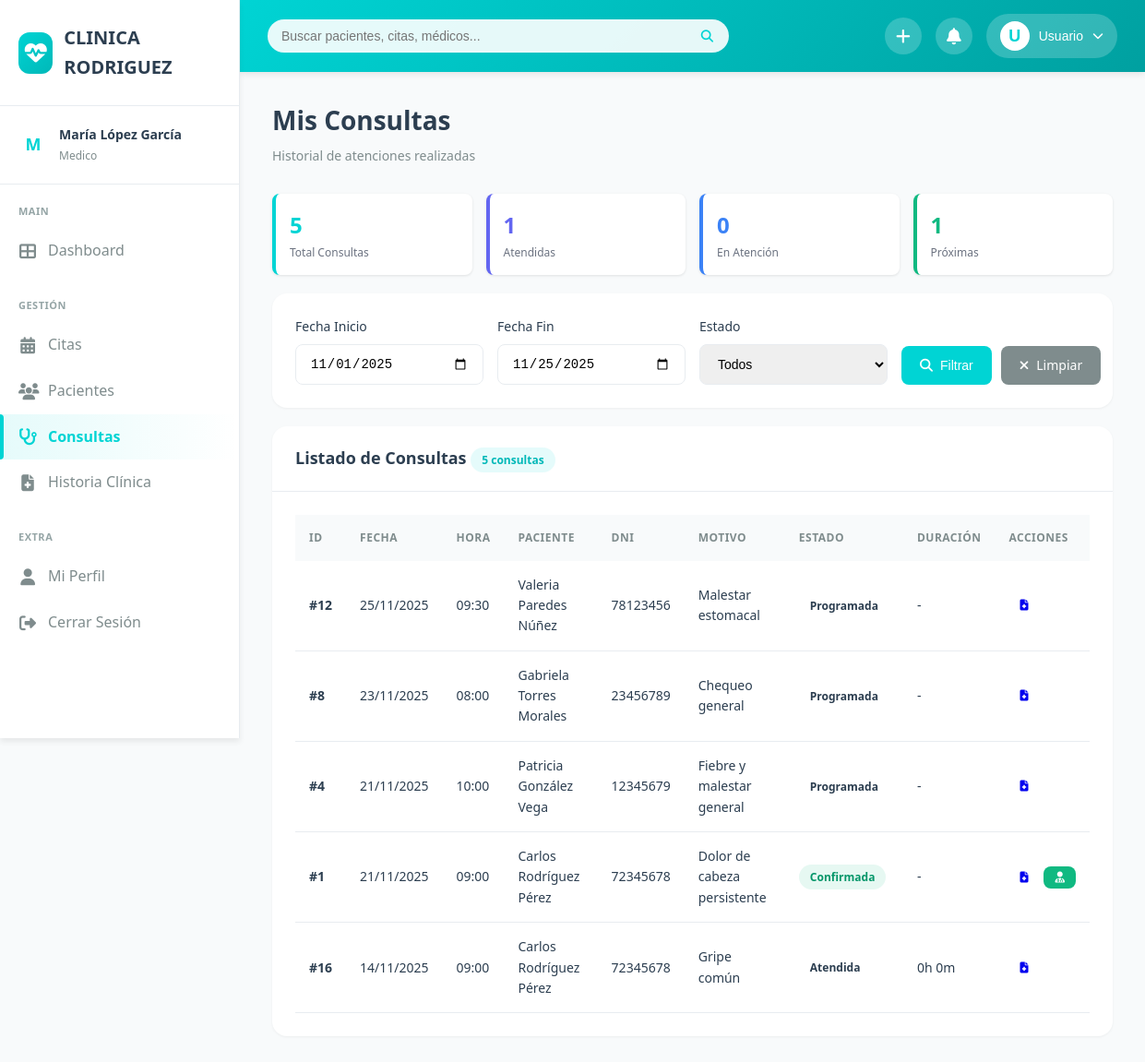
The page /consultas.php (signed in) on the database its author committed.
### tables this page shows
CREATE TABLE `citas` (
  `id` int(11) NOT NULL,
  `paciente_id` int(11) NOT NULL,
  `medico_id` int(11) NOT NULL,
  `fecha` date NOT NULL,
  `hora` time NOT NULL,
  `tipo_cita` enum('consulta','control','emergencia','otro') DEFAULT 'consulta',
  `estado` enum('programada','confirmada','en_atencion','atendida','cancelada','ausente') DEFAULT 'programada',
  `recordatorio_enviado` tinyint(1) DEFAULT 0,
  `motivo_consulta` text DEFAULT NULL,
  `observaciones` text DEFAULT NULL,
  `hora_llegada` datetime DEFAULT NULL,
  `hora_atencion` datetime DEFAULT NULL,
  `hora_finalizacion` datetime DEFAULT NULL,
  `usuario_registro_id` int(11) DEFAULT NULL,
  `fecha_registro` timestamp NOT NULL DEFAULT current_timestamp(),
  `fecha_modificacion` timestamp NOT NULL DEFAULT current_timestamp() ON UPDATE current_timestamp()
);

CREATE TABLE `pacientes` (
  `id` int(11) NOT NULL,
  `dni` varchar(20) NOT NULL,
  `nombre` varchar(100) NOT NULL,
  `apellido` varchar(100) NOT NULL,
  `fecha_nacimiento` date NOT NULL,
  `sexo` enum('M','F') NOT NULL,
  `telefono` varchar(20) DEFAULT NULL,
  `email` varchar(100) DEFAULT NULL,
  `direccion` text DEFAULT NULL,
  `seguro_id` int(11) DEFAULT NULL,
  `numero_poliza` varchar(50) DEFAULT NULL,
  `estado` enum('activo','inactivo') DEFAULT 'activo',
  `fecha_registro` timestamp NOT NULL DEFAULT current_timestamp()
);

### public/consultas.php (the view, shortened to what this page needs)
<?php
$database = new Database();
$db = $database->getConnection();
$user_id = getUserId();
$query_medico = "SELECT id FROM medicos WHERE usuario_id = :usuario_id";
$stmt_medico = $db->prepare($query_medico);
$stmt_medico->execute([':usuario_id' => $user_id]);
$medico_data = $stmt_medico->fetch(PDO::FETCH_ASSOC);
$medico_id = $medico_data['id'];
$fecha_inicio = $_GET['fecha_inicio'] ?? date('Y-m-01');
$fecha_fin = $_GET['fecha_fin'] ?? date('Y-m-d');
$query = "SELECT
          c.id,
          c.fecha,
          c.hora,
          c.estado,
          c.tipo_cita,
          c.motivo_consulta,
          c.hora_llegada,
          c.hora_atencion,
          c.hora_finalizacion,
          CONCAT(p.nombre, ' ', p.apellido) as paciente_nombre,
          p.dni as paciente_dni,
          p.id as paciente_id
          FROM citas c
          INNER JOIN pacientes p ON c.paciente_id = p.id
          WHERE c.medico_id = :medico_id
          AND c.fecha BETWEEN :fecha_inicio AND :fecha_fin";
$query .= " ORDER BY c.fecha DESC, c.hora DESC";
$stmt = $db->prepare($query);
$params = [
    ':medico_id' => $medico_id,
    ':fecha_inicio' => $fecha_inicio,
    ':fecha_fin' => $fecha_fin
];
$stmt->execute($params);
$consultas = $stmt->fetchAll(PDO::FETCH_ASSOC);
?>
<!DOCTYPE html>
<html lang="es">
<head>
    <link rel="stylesheet" href="css/styles.css">
    <link rel="stylesheet" href="https://cdnjs.cloudflare.com/ajax/libs/font-awesome/6.4.0/css/all.min.css">
</head>
<body>
    <div class="main-wrapper">
        <?php include '../includes/sidebar.php'; ?>
        <div class="main-content">
            <?php include '../includes/header.php'; ?>
            <div class="dashboard-content">
                <div class="page-header">
                    <div>
                        <h1 class="page-title">Mis Consultas</h1>
                        <p class="page-subtitle">Historial de atenciones realizadas</p>
                    </div>
                </div>
                <div style="display: grid; grid-template-columns: repeat(auto-fit, minmax(200px, 1fr)); gap: 15px; margin-bottom: 20px;">
                    <div style="background: white; padding: 15px; border-radius: 8px; border-left: 4px solid #00D4D4; box-shadow: 0 1px 3px rgba(0,0,0,0.1);">
                        <div style="font-size: 24px; font-weight: bold; color: #00D4D4;">
                            <?php echo count($consultas); ?>
                        </div>
                        <div style="font-size: 12px; color: #6B7280;">Total Consultas</div>
                    </div>
                    <div style="background: white; padding: 15px; border-radius: 8px; border-left: 4px solid #6366F1; box-shadow: 0 1px 3px rgba(0,0,0,0.1);">
                        <div style="font-size: 24px; font-weight: bold; color: #6366F1;">
                            <?php echo count(array_filter($consultas, fn($c) => $c['estado'] === 'atendida')); ?>
                        </div>
                        <div style="font-size: 12px; color: #6B7280;">Atendidas</div>
                    </div>
                    <div style="background: white; padding: 15px; border-radius: 8px; border-left: 4px solid #3B82F6; box-shadow: 0 1px 3px rgba(0,0,0,0.1);">
                        <div style="font-size: 24px; font-weight: bold; color: #3B82F6;">
                            <?php echo count(array_filter($consultas, fn($c) => $c['estado'] === 'en_atencion')); ?>
                        </div>
                        <div style="font-size: 12px; color: #6B7280;">En Atención</div>
                    </div>
                    <div style="background: white; padding: 15px; border-radius: 8px; border-left: 4px solid #10B981; box-shadow: 0 1px 3px rgba(0,0,0,0.1);">
                        <div style="font-size: 24px; font-weight: bold; color: #10B981;">
                            <?php echo count(array_filter($consultas, fn($c) => $c['estado'] === 'confirmada')); ?>
                        </div>
                        <div style="font-size: 12px; color: #6B7280;">Próximas</div>
                    </div>
                </div>
                <div class="card mb-2">
                    <div class="card-body">
                        <form method="GET" style="display: grid; grid-template-columns: repeat(auto-fit, minmax(200px, 1fr)); gap: 15px; align-items: end;">
                            <div class="form-group" style="margin: 0;">
                                <label class="form-label">Fecha Inicio</label>
                                <input type="date" name="fecha_inicio" class="form-control" value="<?php echo $fecha_inicio; ?>">
                            </div>
                            <div class="form-group" style="margin: 0;">
                                <label class="form-label">Fecha Fin</label>
                                <input type="date" name="fecha_fin" class="form-control" value="<?php echo $fecha_fin; ?>">
                            </div>
                            <div class="form-group" style="margin: 0;">
                                <label class="form-label">Estado</label>
                                <select name="estado" class="form-control">
                                    <option value="">Todos</option>
                                </select>
                            </div>
                            <div style="display: flex; gap: 10px;">
                                <button type="submit" class="btn btn-primary">
                                    <i class="fas fa-search"></i> Filtrar
                                </button>
                                <a href="consultas.php" class="btn btn-secondary">
                                    <i class="fas fa-times"></i> Limpiar
                                </a>
                            </div>
                        </form>
                    </div>
                </div>
                <div class="card">
                    <div class="card-header">
                        <h3 class="card-title">
                            Listado de Consultas
                            <span class="badge badge-primary"><?php echo count($consultas); ?> consultas</span>
                        </h3>
                    </div>
                    <div class="card-body">
                        <?php if (count($consultas) > 0): ?>
                        <div class="table-responsive">
                            <table class="table">
                                <thead>
                                    <tr>
                                        <th>ID</th>
                                        <th>Fecha</th>
                                        <th>Hora</th>
                                        <th>Paciente</th>
                                        <th>DNI</th>
                                        <th>Motivo</th>
                                        <th>Estado</th>
                                        <th>Duración</th>
                                        <th>Acciones</th>
                                    </tr>
                                </thead>
                                <tbody>
                                    <?php foreach ($consultas as $consulta): ?>
                                    <tr>
                                        <td><strong>#<?php echo $consulta['id']; ?></strong></td>
                                        <td><?php echo date('d/m/Y', strtotime($consulta['fecha'])); ?></td>
                                        <td><?php echo substr($consulta['hora'], 0, 5); ?></td>
                                        <td><?php echo htmlspecialchars($consulta['paciente_nombre']); ?></td>
                                        <td><?php echo $consulta['paciente_dni']; ?></td>
                                        <td>
                                            <?php
                                            $motivo = $consulta['motivo_consulta'] ?? 'No especificado';
                                            echo htmlspecialchars(substr($motivo, 0, 30)) . (strlen($motivo) > 30 ? '...' : '');
                                            ?>
                                        </td>
                                        <td>
                                            <?php
                                            $badges = [
                                                'confirmada' => 'badge-success',
                                                'en_atencion' => 'badge-primary',
                                                'atendida' => 'badge-info',
                                                'ausente' => 'badge-danger'
                                            ];
                                            $badge_class = $badges[$consulta['estado']] ?? 'badge-secondary';
                                            ?>
                                            <span class="badge <?php echo $badge_class; ?>">
                                                <?php echo ucfirst(str_replace('_', ' ', $consulta['estado'])); ?>
                                            </span>
                                        </td>
                                        <td>
                                            <?php
                                            if ($consulta['hora_atencion'] && $consulta['hora_finalizacion']) {
                                                $inicio = new DateTime($consulta['hora_atencion']);
                                                $fin = new DateTime($consulta['hora_finalizacion']);
                                                $duracion = $inicio->diff($fin);
                                                echo $duracion->h . 'h ' . $duracion->i . 'm';
                                            } else {
                                                echo '-';
                                            }
                                            ?>
                                        </td>
                                        <td>
                                            <div style="display: flex; gap: 5px;">
                                                <a href="historia-clinica.php?paciente_id=<?php echo $consulta['paciente_id']; ?>"
                                                   class="btn btn-sm btn-info"
                                                   title="Ver Historia Clínica">
                                                    <i class="fas fa-file-medical"></i>
                                                </a>
                                                <?php if ($consulta['estado'] === 'confirmada' || $consulta['estado'] === 'en_atencion'): ?>
                                                <a href="atender-cita.php?cita_id=<?php echo $consulta['id']; ?>"
                                                   class="btn btn-sm btn-success"
                                                   title="Atender">
                                                    <i class="fas fa-user-md"></i>
                                                </a>
                                                <?php endif; ?>
                                            </div>
                                        </td>
                                    </tr>
                                    <?php endforeach; ?>
                                </tbody>
                            </table>
                        </div>
                        <?php endif; ?>
                    </div>
                </div>
            </div>
        </div>
    </div>
</body>
</html>

### public/css/styles.css (style rules this page uses)
:root { --primary-color: #00D4D4; --primary-dark: #00B8B8; --primary-light: #4DE0E0; --secondary-color: #00A8A8; --accent-color: #FFB800; --background-main: #F8FAFB; --background-card: #FFFFFF; --background-sidebar: #FFFFFF; --text-primary: #2C3E50; --text-secondary: #7F8C8D; --text-light: #95A5A6; --text-white: #FFFFFF; --border-color: #E8ECF0; --shadow-sm: 0 1px 3px rgba(0, 0, 0, 0.05); --shadow-md: 0 4px 6px rgba(0, 0, 0, 0.07); --shadow-lg: 0 10px 25px rgba(0, 0, 0, 0.1); --shadow-xl: 0 20px 40px rgba(0, 0, 0, 0.15); --radius-sm: 8px; --radius-md: 12px; --radius-lg: 16px; --transition: all 0.3s cubic-bezier(0.4, 0, 0.2, 1); }
* { margin: 0; padding: 0; box-sizing: border-box; }
body { font-family: 'Segoe UI', Tahoma, Geneva, Verdana, sans-serif; background-color: var(--background-main); color: var(--text-primary); line-height: 1.6; overflow-x: hidden; }
.main-wrapper { display: flex; min-height: 100vh; }
.main-content { flex: 1; margin-left: 260px; transition: var(--transition); }
.dashboard-content { padding: 30px 35px; }
.page-header { margin-bottom: 30px; }
.page-title { font-size: 28px; font-weight: 700; color: var(--text-primary); margin-bottom: 5px; }
.page-subtitle { color: var(--text-secondary); font-size: 14px; }
.card { background: var(--background-card); border-radius: var(--radius-lg); box-shadow: var(--shadow-sm); overflow: hidden; }
.card-header { padding: 20px 25px; border-bottom: 1px solid var(--border-color); display: flex; justify-content: space-between; align-items: center; }
.card-title { font-size: 18px; font-weight: 600; color: var(--text-primary); }
.card-body { padding: 25px; }
table { width: 100%; border-collapse: collapse; }
table thead { background: var(--background-main); }
table th { padding: 15px; text-align: left; font-size: 12px; font-weight: 600; color: var(--text-secondary); text-transform: uppercase; letter-spacing: 0.5px; }
table td { padding: 15px; border-bottom: 1px solid var(--border-color); font-size: 14px; }
table tbody tr { transition: var(--transition); }
.btn { padding: 10px 20px; border: none; border-radius: var(--radius-sm); font-size: 14px; font-weight: 500; cursor: pointer; transition: var(--transition); display: inline-flex; align-items: center; gap: 8px; text-decoration: none; }
.btn-primary { background: var(--primary-color); color: white; }
.btn-secondary { background: var(--text-secondary); color: white; }
.btn-success { background: #10B981; color: white; }
.btn-sm { padding: 6px 12px; font-size: 12px; }
.badge { display: inline-block; padding: 4px 12px; border-radius: 20px; font-size: 12px; font-weight: 600; }
.badge-primary { background: rgba(0, 212, 212, 0.1); color: var(--primary-dark); }
.badge-success { background: rgba(16, 185, 129, 0.1); color: #059669; }
.form-group { margin-bottom: 20px; }
.form-label { display: block; margin-bottom: 8px; font-size: 14px; font-weight: 500; color: var(--text-primary); }
.form-control { width: 100%; padding: 12px 15px; border: 1px solid var(--border-color); border-radius: var(--radius-sm); font-size: 14px; transition: var(--transition); }
select.form-control { cursor: pointer; }
.mb-2 { margin-bottom: 20px; }

### rows shown on the page
citas: id "12", fecha "25/11/2025", hora "09:30", paciente_nombre "Valeria Paredes Núñez", paciente.dni "78123456", motivo_consulta "Malestar estomacal", estado "Programada"
citas: id "8", fecha "23/11/2025", hora "08:00", paciente_nombre "Gabriela Torres Morales", paciente.dni "23456789", motivo_consulta "Chequeo general", estado "Programada"
citas: id "4", fecha "21/11/2025", hora "10:00", paciente_nombre "Patricia González Vega", paciente.dni "12345679", motivo_consulta "Fiebre y malestar general", estado "Programada"
citas: id "1", fecha "21/11/2025", hora "09:00", paciente_nombre "Carlos Rodríguez Pérez", paciente.dni "72345678", motivo_consulta "Dolor de cabeza persistente", estado "Confirmada"
citas: id "16", fecha "14/11/2025", hora "09:00", paciente_nombre "Carlos Rodríguez Pérez", paciente.dni "72345678", motivo_consulta "Gripe común", estado "Atendida", hora_atencion+hora_finalizacion "0"

### other values the page prints
substr($user_name, 0, 1) "M"
$user_name . ' ' . $user_apellido "María López García"
$user_role "Medico"
substr($nombre, 0, 1) "U"
explode(' ', $nombre)[0] "Usuario"
count($consultas) "5"
count(array_filter($consultas, fn($c) => $c['estado'] === 'atendida')) "1"
